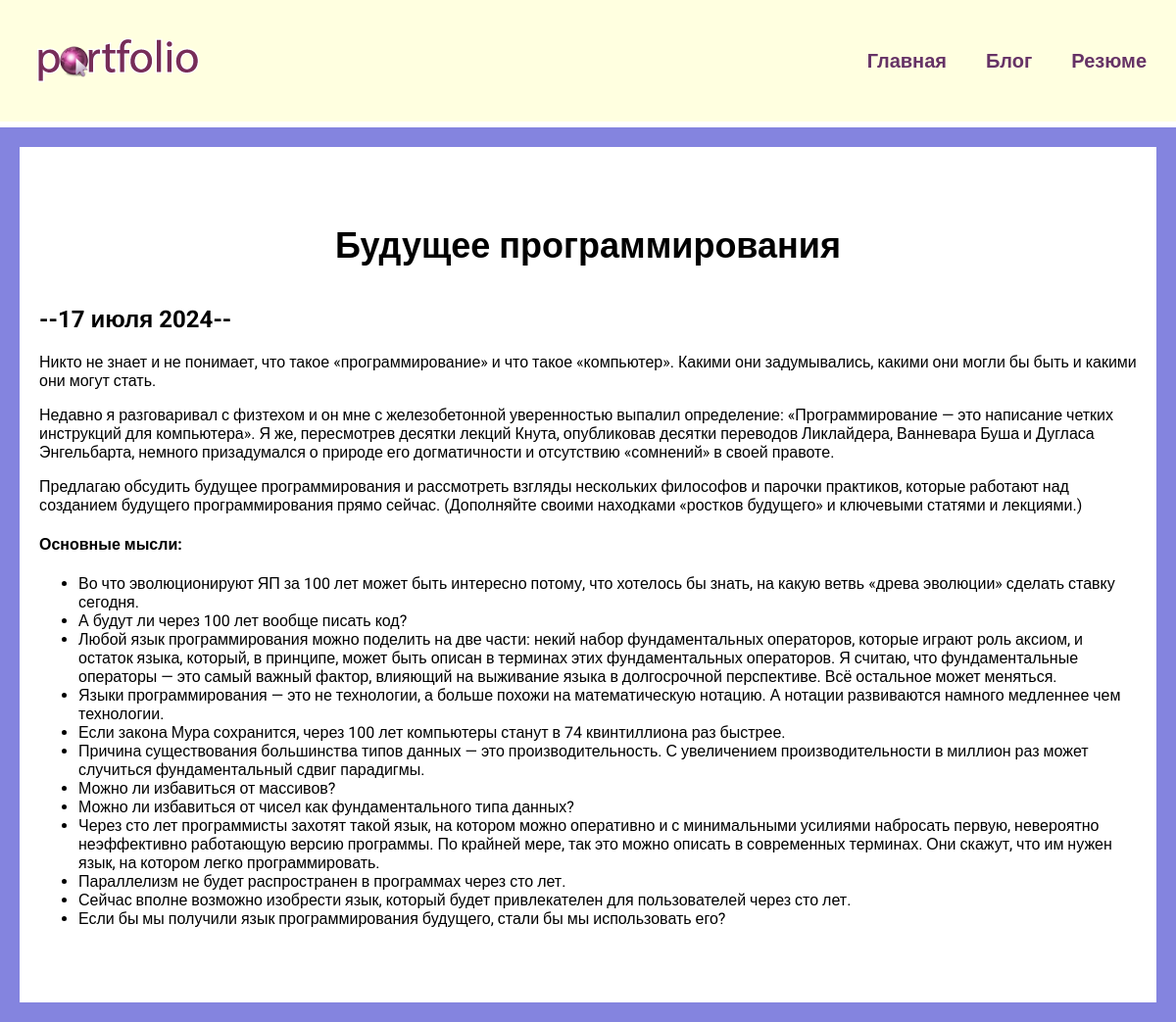
The app's page /blog/2/ with its own data.
### blog/models.py (models this page shows, shortened)
class Blog(models.Model):
    title = models.CharField(max_length=200)
    description = models.TextField()
    date = models.DateField()

### blog/views.py (the view)
# urls.py: path('<int:blog_id>/', views.detail, name='detail'),
def detail(request, blog_id):
    blog = get_object_or_404(Blog, pk=blog_id)
    return render(request, 'blog/details.html', {'blog': blog})

### blog/templates/blog/details.html
{% extends 'skills/base.html' %}
{% block content %}
<div class="detail">
    <h1>{{ blog.title}}</h1>
    <h2>--{{ blog.date|date:'j E Y' }}--</h2>
    {{ blog.description|safe }}
</div>
{% endblock %}

### skills/static/css/style.css (style rules this page uses)
body { font-family: "Roboto", sans-serif; background: #8484df; margin: 0; padding: 0; }
.content h1 { text-align: center; margin: 60px 0 40px; font-size: 36px; }
.detail { background: #FFF; padding: 20px 20px 60px; }

### records on screen
Blog: title "Будущее программирования", date "17 июля 2024", description "Никто не знает и не понимает, что такое «программирование» и что такое «компьютер». Какими они задумывались, какими они могли бы быть и какими они могут стать. Недавно я разговаривал с физтехом и он мне с железобетонной уверенностью выпалил определение: «Программирование — это написание четких инструкций для компьютера». Я же, пересмотрев десятки лекций Кнута, опубликовав десятки переводов Ликлайдера, Ванневара Буша и Дугласа Энгельбарта, немного призадумался о природе его догматичности и отсутствию «сомнений» в своей правоте. Предлагаю обсудить будущее программирования и рассмотреть взгляды нескольких философов и парочки практиков, которые работают над созданием будущего программирования…"
